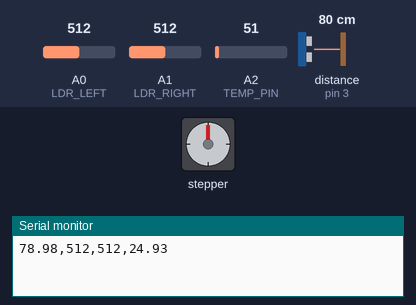
Recording of a program running on a simulated Arduino Uno, built with avr-gcc and run on an emulated ATmega328P. Shown: stepper motor, the last lines printed to the serial monitor. Wiring (inferred from the names in the program): ultrasonic range finder: trigger pin 2; echo pin 3. The inputs (shaded band) are chosen by the test bench; at power-on: A0 (LDR_LEFT) = 512, A1 (LDR_RIGHT) = 512, A2 (TEMP_PIN) = 51, distance to the obstacle (sensor on pin 3) 80 cm. The echo pulse lasts 58.3 µs per cm; stepper angles assume 2048 steps per turn.

Above: at 0.05 s.
At 1.3 s:
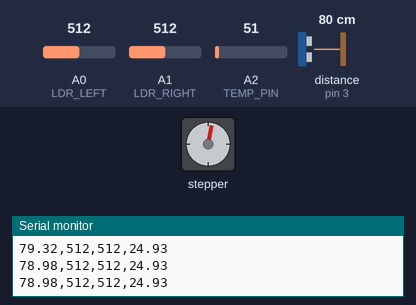
Timing chart, 0 to 5.2 s (numbered marks = the images above):
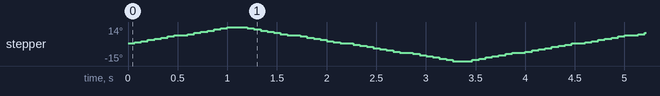

The program:

main.cpp
```cpp
#include <Arduino.h>
#include <Stepper.h>

// --- PIN DEFINITIONS ---
#define TRIG_PIN 2
#define ECHO_PIN 3
#define LDR_LEFT A0
#define LDR_RIGHT A1
#define TEMP_PIN A2

// --- STEPPER CONFIGURATION ---
const int stepsPerRevolution = 2048; // Standard 28BYJ-48 stepper
// NOTE: The ULN2003 driver requires the pin sequence 1-3-2-4 for the default Stepper.h library
Stepper myStepper(stepsPerRevolution, 8, 10, 9, 11);

// --- RADAR GIMBAL VARIABLES ---
int sweepLimit = 85; // ~15 degree arc
int currentPosition = 0;
int sweepDirection = 1; // 1 for right, -1 for left

void setup() {
  // 115200 Baud is critical. 9600 is too slow for machine learning telemetry.
  Serial.begin(115200);

  pinMode(TRIG_PIN, OUTPUT);
  pinMode(ECHO_PIN, INPUT);

  myStepper.setSpeed(15); // 15 RPM for a smooth, deliberate radar sweep
}

// Custom Ultrasonic Function to prevent blocking the motor
float getDistance() {
  digitalWrite(TRIG_PIN, LOW);
  delayMicroseconds(2);
  digitalWrite(TRIG_PIN, HIGH);
  delayMicroseconds(10);
  digitalWrite(TRIG_PIN, LOW);

  // 30ms timeout so the loop doesn't freeze if it points at the ceiling
  long duration = pulseIn(ECHO_PIN, HIGH, 30000);
  if(duration == 0) return -1.0; // Out of range flag
  return duration * 0.034 / 2.0;
}

// Convert LM35 analog reading to Celsius
float getTemperature() {
  int raw = analogRead(TEMP_PIN);
  float voltage = raw * (5.0 / 1023.0);
  return voltage * 100.0;
}

void loop() {
  // 1. ACTUATE GIMBAL
  // Move 5 micro-steps at a time to prevent stuttering
  myStepper.step(sweepDirection * 5);
  currentPosition += (sweepDirection * 5);

  // Reverse direction if we hit the 15-degree limit
  if (currentPosition >= sweepLimit || currentPosition <= -sweepLimit) {
    sweepDirection *= -1;
  }

  // 2. FIRE SENSOR ARRAY
  float distance = getDistance();
  int ldrLeft = analogRead(LDR_LEFT);
  int ldrRight = analogRead(LDR_RIGHT);
  float temp = getTemperature();

  // 3. BLAST TELEMETRY TO PYTHON
  // Format: Distance, LDR_Left, LDR_Right, Temperature
  Serial.print(distance);
  Serial.print(",");
  Serial.print(ldrLeft);
  Serial.print(",");
  Serial.print(ldrRight);
  Serial.print(",");
  Serial.println(temp);

  // 4. LOCK THE SAMPLING RATE
  // Forces the system to sample at roughly 10Hz. Crucial for CNN time-series.
  delay(50);
}
```
